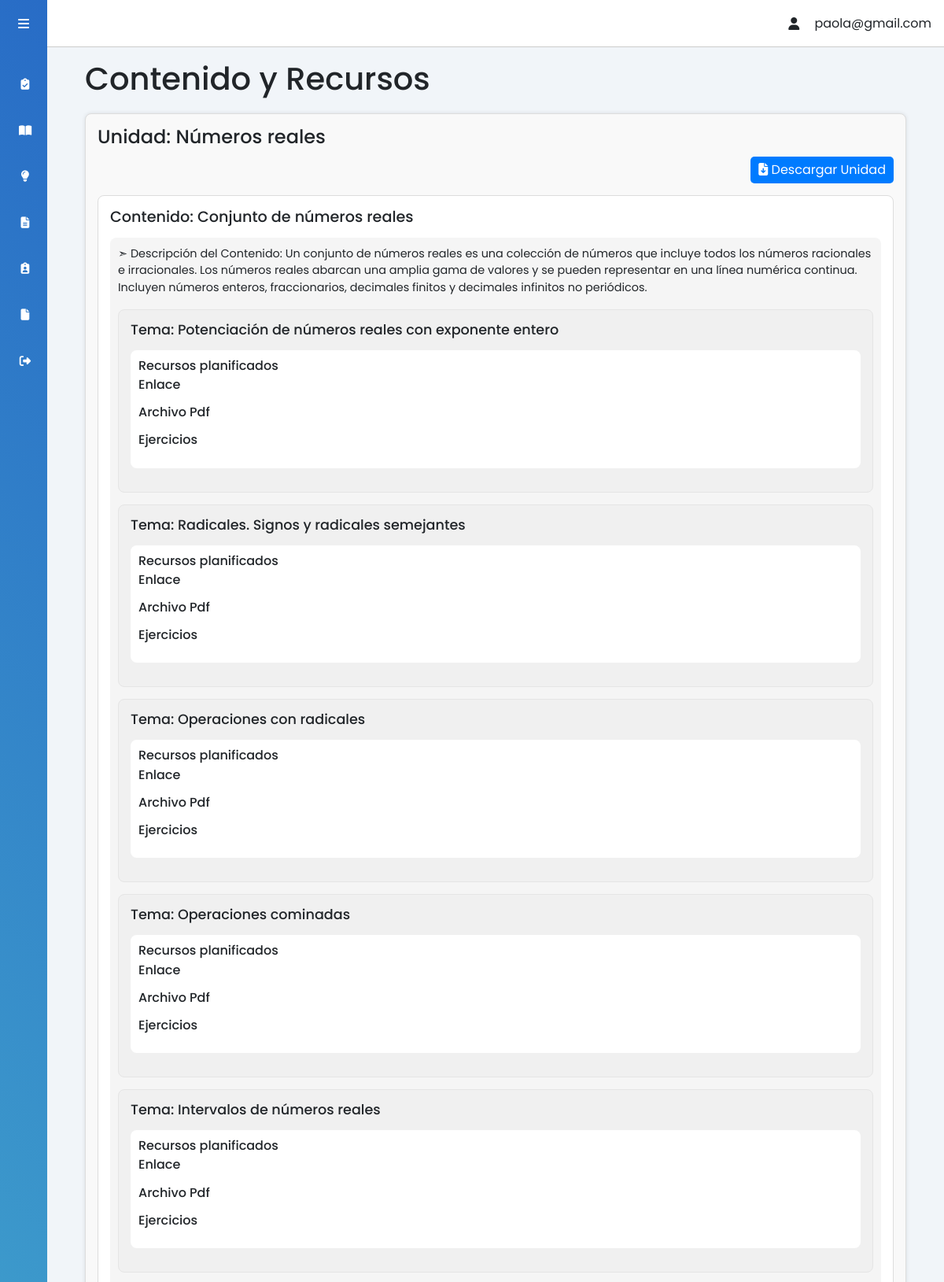
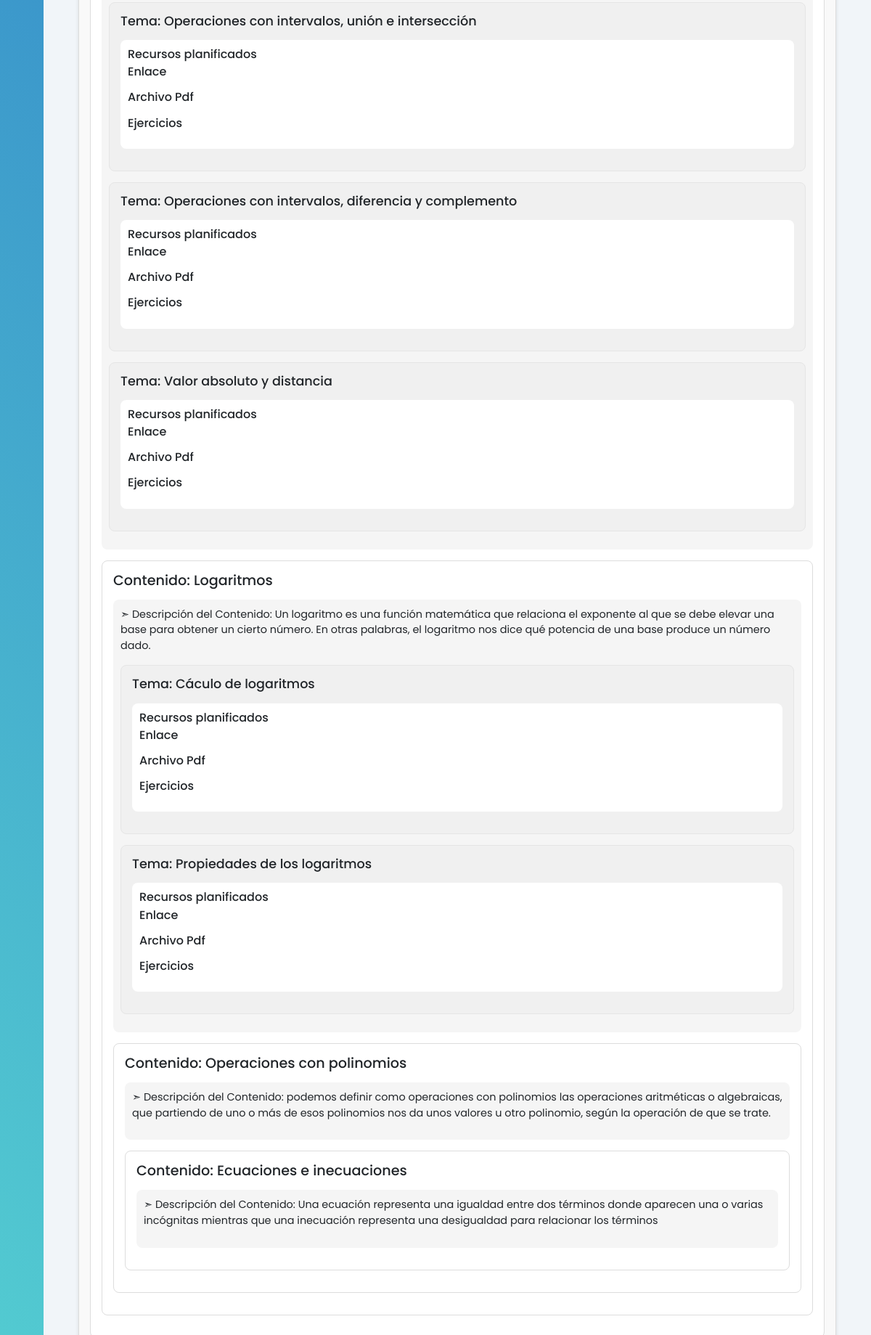
Page /aula/ (signed in) on the committed database (2 pictures, top to bottom).
### tasks/models.py (models this page shows)
class Unidad(models.Model):
    nombre = models.CharField(max_length=100)
    def __str__(self):
        return self.nombre

class Contenido(models.Model):
    nombre = models.CharField(max_length=100)
    descripcion= models.TextField(blank=True)
    unidad = models.ForeignKey(Unidad, on_delete=models.CASCADE)
    def __str__(self):
        return self.nombre

class Tema(models.Model):
    nombre = models.CharField(max_length=100)
    contenido = models.ForeignKey(Contenido, on_delete=models.CASCADE)
    def __str__(self):
        return self.nombre

### tasks/views.py (the view)
# urls.py: path('aula/', views.visualizar_contenido, name='aula_documento'),
@login_required
def visualizar_contenido(request):
    unidades = Unidad.objects.all()
    contenidos = Contenido.objects.select_related('unidad').all()
    temas = Tema.objects.select_related('contenido__unidad').all()
    materiales = Material.objects.prefetch_related('tema').all()
    ejercicios = Ejercicio.objects.select_related('material').all()
    print(unidades,contenidos,temas,materiales,ejercicios)
    context = {
        'unidades': unidades,
        'contenidos': contenidos,
        'temas': temas,
        'materiales': materiales,
        'ejercicios': ejercicios,
    }
    print(materiales)
    return render(request, 'contenido_material.html', context)

### tasks/context_processors.py (called while the page is built)
def user_email(request):
    user = request.user
    if user.is_authenticated:
        email = user.email
        username = user.username
        first_name = user.first_name
        last_name = user.last_name
    else:
        email = None
        username = None
        first_name = None
        last_name = None
    return {
        'user_email': email,
        'user_username': username,
        'user_first_name': first_name,
        'user_last_name': last_name
    }

### tasks/templates/contenido_material.html (shortened to what this page needs)
{% extends 'profile.html' %}
{% block content %}
<h1>Contenido y Recursos</h1>
{% for unidad in unidades %}
<div class="caja-contenido">
  <h2>Unidad: {{ unidad.nombre }}</h2>
  <div class="btnDescarga">
    <a class="btnImprimir" href="{% url 'imprimir_unidad' unidad.id %}" target="_blank">
      <i class="fa-solid fa-file-arrow-down"></i>
      Descargar Unidad</a>
  </div>
  {% for contenido in contenidos %}
  {% if contenido.unidad == unidad %}
  <div class="caja-contenido-adentro">
    <h3>Contenido: {{ contenido.nombre }}</h3>
    <div class="caja-description">
      <p>➣ Descripción del Contenido: {{ contenido.descripcion }}</p>
      {% for tema in temas %}
      {% if tema.contenido == contenido %}
      <div class="caja-tema">
        <h4>Tema: {{ tema.nombre }}</h4>
        <div class="caja-recursos">
          <h5>Recursos planificados</h5>
          <h5>Enlace</h5>
          <h5>Archivo Pdf</h5>
          <h5>Ejercicios</h5>
        </div>
      </div>
      {% endif %}
      {% endfor %}
    </div>
    {% endif %}
    {% endfor %}
  </div>
  {% endfor %}
  {% endblock %}

### tasks/templates/profile.html (shortened to what this page needs)
{% load static %}
<!DOCTYPE html>
<html lang="en">
<head>
    <link href="https://cdn.jsdelivr.net/npm/bootstrap@5.3.1/dist/css/bootstrap.min.css" rel="stylesheet"
>
    <link rel="stylesheet" href="{% static 'css/style-profile.css' %}">
</head>
<body>
    <div class="panel-izquierdo">
        <div class="panel-izquierdo-encabezados">
            <label for="panel-izquierdo-boton" class="fa-solid fa-bars"></label>
        </div>
        <div class="panel-izquierdo-opciones">
            <ul>
                {% if user.is_authenticated %}
                {% if perms.tasks.add_unidad %}
                <li>
                    <a class="btn-opcion {{ btnUnidad }}" href="{% url 'unidad' %}">
                        <span class="fas fa-clipboard-check"></span>
                    </a>
                </li>
                <li>
                    <a href="{% url 'contenido' %}">
                        <span class="fas fa-book-open"></span>
                    </a>
                </li>
                <li>
                    <a href="{% url 'temas' %}">
                        <span class="fas fa-lightbulb"></span>
                    </a>
                </li>
                <li>
                    <a href="{% url 'material' %}">
                        <span class="fas fa-file-alt"></span>
                    </a>
                </li>
                <li>
                    <a href="{% url 'visualizar_reporte' %}">
                        <span class="fa-solid fa-clipboard-user"></span>
                    </a>
                </li>
                <li>
                    <a href="{% url 'aula_documento' %}">
                        <span class="fa-solid fa-file"></span>
                    </a>
                </li>
                {% endif %}
                <li>
                    <a href="{% url 'logout' %}">
                        <span class="fa-solid fa-right-from-bracket"></span>
                    </a>
                </li>
                {% endif %}
            </ul>
        </div>
    </div>
    <div class="main-content">
        <header class="encabezados-contenido">
            <div class="social-icons">
                <span class="fa-solid fa-user"></span>
                <span>{% if user_email %}{{ user_email }}{% else %}Invitado{% endif %}</span>
            </div>
        </header>
        <main>
            {% block content %}
            {% endblock %}
        </main>
    </div>
</body>
</html>

### static/css/style-profile.css (style rules this page uses)
:root { --main-color: #004aad; --main-colo2: #5DE0E6; --color-dark: #1D2231; --text-orange: #fcab4f; --text-black: #0d0f14; --text-white: #fff; }
* { font-family: 'Poppins', sans-serif; margin: 0; padding: 0; box-sizing: border-box; }
.panel-izquierdo { height: 100%; width: 240px; position: fixed; left: 0; top: 0; z-index: 100; background: linear-gradient(45deg, #53CCD1, #286CC6); color: #fff; overflow-y: auto; transition: width 500ms; }
.panel-izquierdo li { padding: 1rem; margin: 5px 0; border-radius: 8px; transition: all 0.5s ease-in-out; list-style-type: none; cursor: pointer; }
.panel-izquierdo-encabezados { display: flex; justify-content: space-between; align-items: center; height: 60px; padding: 0rem 1rem; }
.panel-izquierdo-opciones { padding: 1rem; }
.panel-izquierdo-opciones ul { padding: 0; margin: 0; }
.panel-izquierdo-opciones li { cursor: pointer; }
.panel-izquierdo a { color: #fff; font-size: .9rem; text-decoration: none; }
.main-content { position: relative; margin-left: 240px; transition: margin-left 500ms; }
.encabezados-contenido { position: fixed; left: 240px; top: 0; z-index: 100; width: calc(100% - 240px); background: #fff; height: 60px; padding: 0rem 1rem; display: flex; align-items: center; justify-content: space-between; border-bottom: 1px solid #ccc; transition: left 500ms; }
.social-icons { display: flex; align-items: center; }
.social-icons span, .social-icons div { margin-left: 1.2rem; }
main { margin-top: 60px; background: #f1f5f9; min-height: 90vh; padding: 1rem 3rem; }
.caja-contenido { border: 1px solid #ddd; margin: 20px 0; padding: 15px; background-color: #f9f9f9; border-radius: 8px; box-shadow: 0 0 5px rgba(0, 0, 0, 0.1); }
.caja-contenido h2 { font-size: 1.5em; margin-bottom: 10px; }
.caja-contenido .btnDescarga { display: flex; justify-content: space-between; align-items: center; }
.caja-contenido .btnImprimir { text-decoration: none; background-color: #007bff; color: #fff; padding: 5px 10px; border-radius: 5px; margin-left: auto; }
.caja-contenido-adentro { border: 1px solid #ddd; margin: 15px 0; padding: 15px; background-color: #fff; border-radius: 8px; }
.caja-tema { border: 1px solid #e5e5e5; margin: 15px 0; padding: 15px; background-color: #f0f0f0; border-radius: 8px; }
.caja-tema h4 { font-size: 1.1em; margin-bottom: 10px; }
.caja-recursos { margin: 15px 0; padding: 10px; background-color: #ffffff; border-radius: 8px; }
.caja-recursos h5 { font-size: 1em; margin-bottom: 5px; }
.caja-contenido-adentro h3 { font-size: 1.2em; margin-bottom: 10px; }
.caja-description { margin: 15px 0; padding: 10px; background-color: #f5f5f5; border-radius: 8px; }
.caja-description p { font-size: 0.9em; }
@media only screen and (max-width: 1200px) { .panel-izquierdo { width: 60px; z-index: 150; } }
@media only screen and (max-width: 1200px) { .panel-izquierdo .panel-izquierdo-encabezados, .panel-izquierdo li { display: flex; justify-content: center; } }
@media only screen and (max-width: 1200px) { .main-content { margin-left: 60px; } }
@media only screen and (max-width: 1200px) { .main-content .encabezados-contenido { left: 60px; width: calc(100% - 60px); } }

### rows in the picture
Unidad: nombre "Números reales"
Contenido: nombre "Conjunto de números reales", descripcion "Un conjunto de números reales es una colección de números que incluye todos los números racionales e irracionales. Los números reales abarcan una amplia gama de valores y se pueden representar en una línea numérica continua. Incluyen números enteros, fraccionarios, decimales finitos y decimales infinitos no periódicos."
Tema: nombre "Potenciación de números reales con exponente entero"
Tema: nombre "Radicales. Signos y radicales semejantes"
Tema: nombre "Operaciones con radicales"
Tema: nombre "Operaciones cominadas"
Tema: nombre "Intervalos de números reales"
Tema: nombre "Operaciones con intervalos, unión e intersección"
Tema: nombre "Operaciones con intervalos, diferencia y complemento"
Tema: nombre "Valor absoluto y distancia"
Contenido: nombre "Logaritmos", descripcion "Un logaritmo es una función matemática que relaciona el exponente al que se debe elevar una base para obtener un cierto número. En otras palabras, el logaritmo nos dice qué potencia de una base produce un número dado."
Tema: nombre "Cáculo de logaritmos"
Tema: nombre "Propiedades de los logaritmos"
Contenido: nombre "Operaciones con polinomios", descripcion "podemos definir como operaciones con polinomios las operaciones aritméticas o algebraicas, que partiendo de uno o más de esos polinomios nos da unos valores u otro polinomio, según la operación de que se trate."
Contenido: nombre "Ecuaciones e inecuaciones", descripcion "Una ecuación representa una igualdad entre dos términos donde aparecen una o varias incógnitas mientras que una inecuación representa una desigualdad para relacionar los términos"

### other values in the picture
{{ user_email }} "paola@gmail.com"
